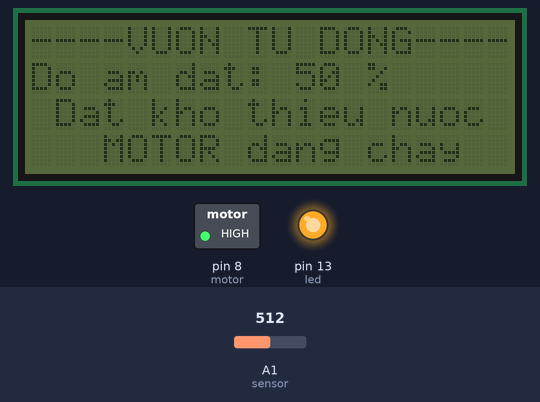
A sketch run on a simulated Arduino Uno, built with avr-gcc and run on an emulated ATmega328P. Shown: 20×4 character LCD, switched loads named in the sketch (green lamp = pin HIGH), output pins drawn as LEDs (lit = HIGH). The test bench sets the inputs (shaded band); at power-on: A1 (sensor) = 512. What the sketch prints to the serial monitor is not drawn.

Above: at 1.2 s.
1.3 s: A1 (sensor) set to 709
At 2.5 s:
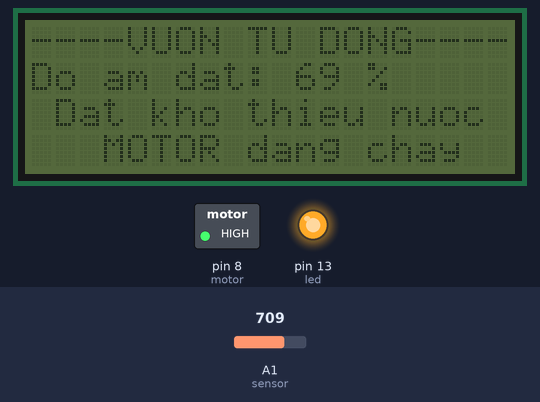
2.8 s: A1 (sensor) set to 738
At 3.3 s:
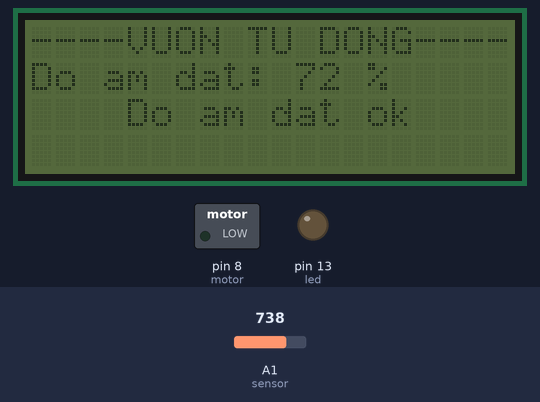
4.3 s: A1 (sensor) set to 511
At 5.0 s:
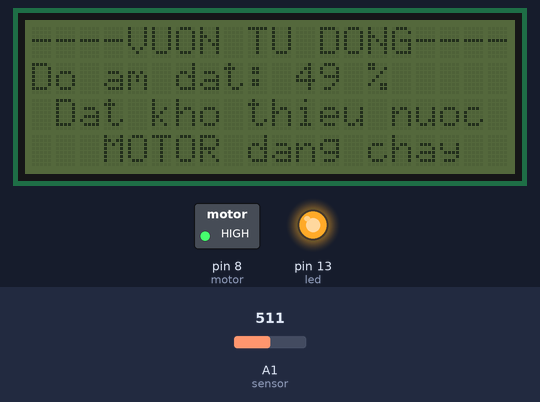
Timing chart, 0 to 7.3 s (numbered marks = the images above; inputs shaded):
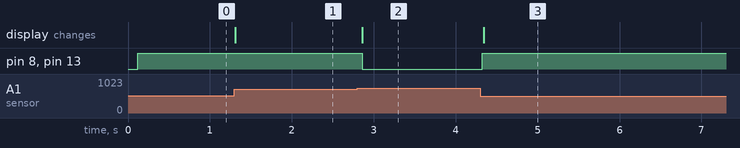

The sketch:

sketch_dec02a.ino
```cpp
#include <LiquidCrystal_I2C.h>
LiquidCrystal_I2C lcd(0x27, 20, 4);
#define sensor A1
#define led 13
#define motor 8
//.................................................
void setup() {
  Serial.begin(9600);
  lcd.init();
  pinMode(sensor, INPUT);
  pinMode(led, OUTPUT);
  pinMode(motor, OUTPUT);
  lcd.setCursor(0, 0);
  lcd.print("----VUON TU DONG----");
  lcd.setCursor(0, 1);
  lcd.print("Do am dat:    %");
}
//.................................................
void loop() {
  int value = analogRead(sensor);
  value = map(value, 0, 1023, 0, 100);
  lcd.setCursor(11, 1);
  lcd.print(value);
  if ((value < 100)&&(value > 10)) {
    lcd.setCursor(13, 1);
    lcd.print(' ');
  } else if (value < 10) {
    lcd.setCursor(12, 1);
    lcd.print(' ');
  }
  if (value > 70) {
    Serial.println("Do am binh thuong");
    lcd.setCursor(0, 2);
    lcd.print("    Do am dat ok    ");
    lcd.setCursor(0, 3);
    lcd.print("                   ");
    digitalWrite(led, LOW);
    digitalWrite(motor, LOW);
  }
  else {
    Serial.println("Dat kho thieu nuoc");
    lcd.setCursor(0, 2);
    lcd.print(" Dat kho thieu nuoc ");
    digitalWrite(led, HIGH);
    digitalWrite(motor, HIGH);
    lcd.setCursor(0, 3);
    lcd.print("   MOTOR dang chay  ");
  }
}
```

Measured:
- the behaviour switches between 726 and 727 on A1 (sensor) (found by bisection; images 1 and 2)
- after the input at 1.3 s, the display: changes at once (image 1)
- after the input at 2.8 s, pin 8 (motor), pin 13 (led): HIGH → LOW after 0.06 s; the display: changes after 0.06 s (image 2)
- after the input at 4.3 s, pin 8 (motor), pin 13 (led): LOW → HIGH at once; the display: changes at once (image 3)
